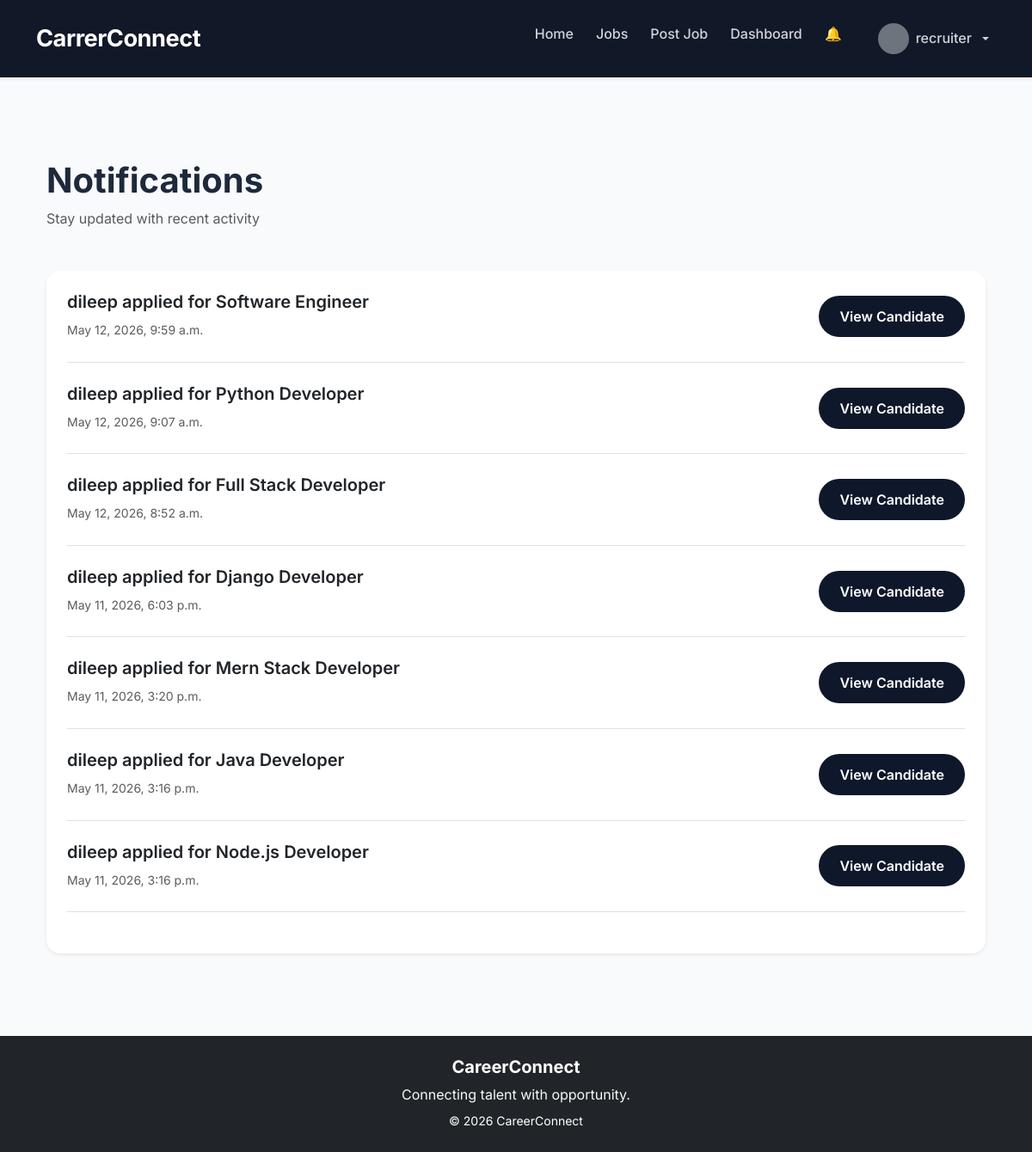
Before: /applications/notifications/ (signed in) with the older database file.
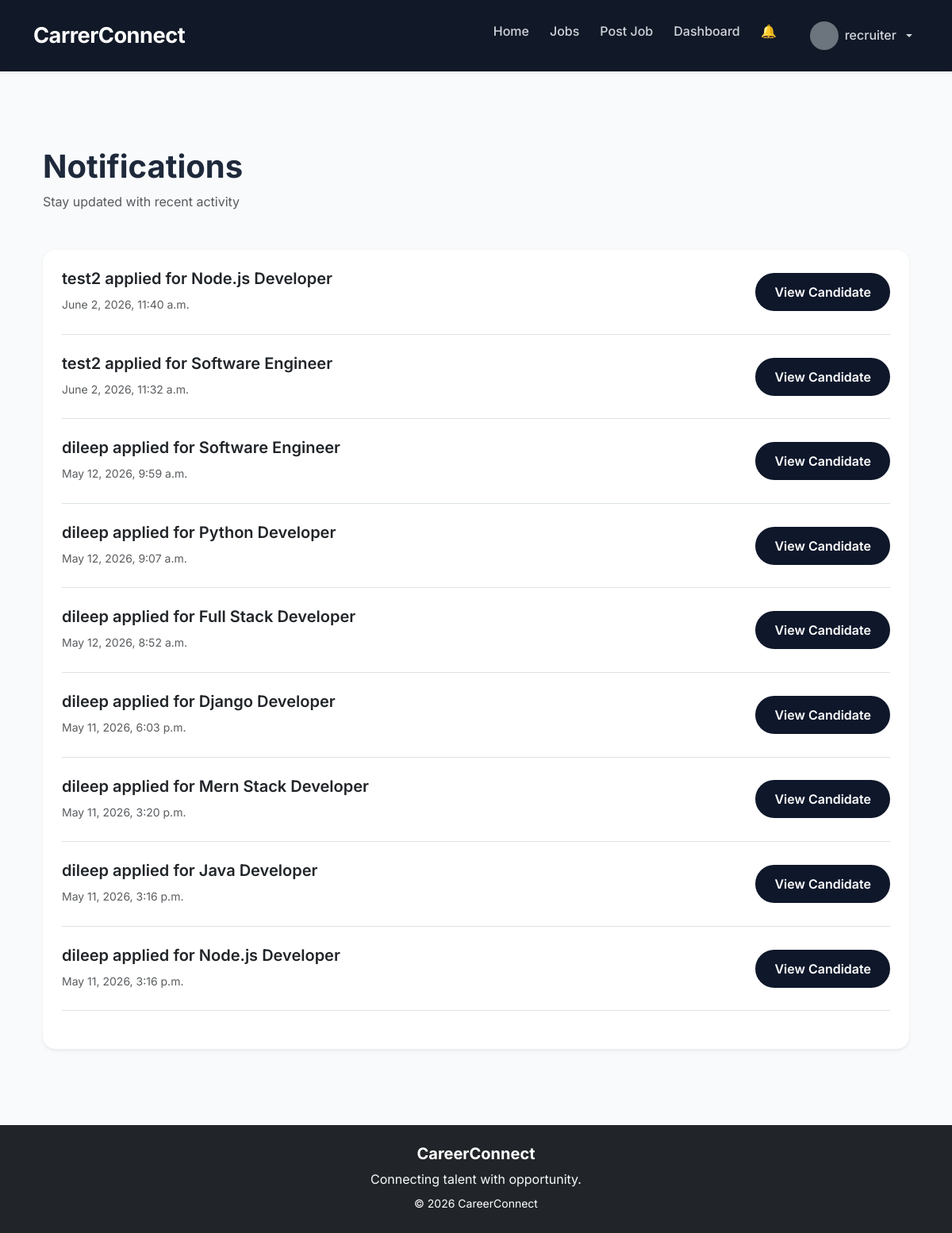
After: the same page with the newer database file.
### applications/models.py (models this page shows, shortened)
class Notification(models.Model):
    user = models.ForeignKey(
        User,
        on_delete=models.CASCADE,
        related_name='notifications'
    )
    application = models.ForeignKey(
        Application,
        on_delete=models.CASCADE,
        null=True,
        blank=True
    )
    message = models.TextField()
    is_read = models.BooleanField(
        default=False
    )
    created_at = models.DateTimeField(
        auto_now_add=True
    )

### applications/views.py (the view)
@login_required
def notifications_view(request):
    notifications = Notification.objects.filter(
        user=request.user
    ).order_by('-created_at')
    notifications.update(
        is_read=True
    )
    context = {
        'notifications': notifications
    }
    return render(
        request,
        'applications/notifications.html',
        context
    )

### accounts/context_processors.py (called while the page is built)
def notification_count(request):
    if request.user.is_authenticated:
        count = Notification.objects.filter(
            user=request.user,
            is_read=False
        ).count()
        return {
            'notification_count': count
        }
    return {
        'notification_count': 0
    }

### templates/applications/notifications.html (shortened to what this page needs)
{% extends 'base.html' %}
{% block content %}
<div class="container py-5">
    <div class="mb-5">
        <h1 class="fw-bold">
            Notifications
        </h1>
        <p class="text-muted">
            Stay updated with recent activity
        </p>
    </div>
    <div class="card border-0 shadow-sm rounded-4">
        <div class="card-body p-4">
            {% for notification in notifications %}
                <div class="border-bottom pb-4 mb-4">
                    <div class="d-flex justify-content-between align-items-center">
                        <div>
                            <h5 class="fw-semibold mb-2">
                                {{ notification.message }}
                            </h5>
                            <small class="text-muted">
                                {{ notification.created_at }}
                            </small>
                        </div>
                            {% if user.userprofile.role == 'recruiter' and notification.application %}
                                <a href="{% url 'candidate_profile' notification.application.applicant.id %}"
                                class="btn btn-dark rounded-pill">
                                View Candidate
                                </a>
                            {% endif %}
                    </div>
                </div>
            {% empty %}
                <div class="text-center py-5">
                    <h4>
                        No Notifications Yet
                    </h4>
                </div>
            {% endfor %}
        </div>
    </div>
</div>
{% endblock %}

Changed rows visible on the page:
added Notification: message "test2 applied for Node.js Developer", created_at "June 2, 2026, 11:40 a.m.", shows "View Candidate"
added Notification: message "test2 applied for Software Engineer", created_at "June 2, 2026, 11:32 a.m.", shows "View Candidate"
